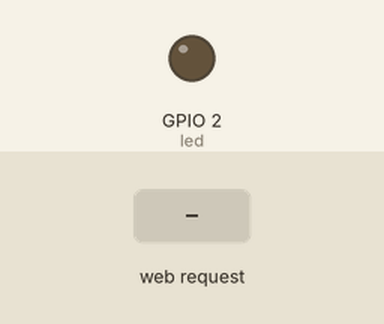
Simulated run of this sketch. Board: ESP8266 (NodeMCU). Parts: output pins drawn as LEDs (lit = HIGH). The inputs (shaded band) are chosen by the test bench. WiFi joins after 1.5 s; servers stay silent unless stated; random numbers use the default seed unless the sketch sets one; what the sketch prints to the serial monitor is not drawn.

Above: at 2.7 s.
2.8 s: HTTP request GET /led_mati received
At 4.5 s:
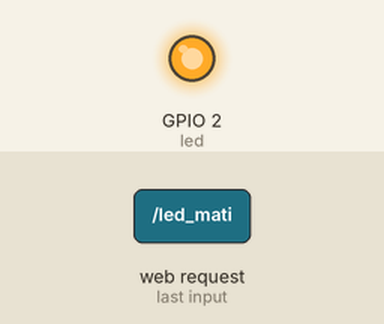
5.0 s: HTTP request GET /led_hidup received
At 6.1 s:
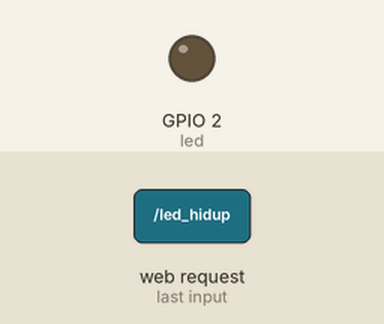
Timing chart, 0 to 8.0 s (numbered marks = the images above; inputs shaded):
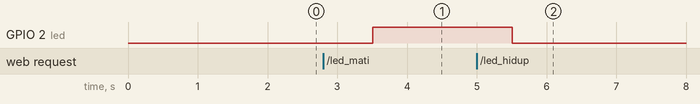

The sketch:

WEB_SERVER.ino
```cpp
#include <ESP8266WiFi.h>
#include <WiFiClient.h>
#include <ESP8266WebServer.h>
#include <ESP8266mDNS.h>
#include <WiFiUdp.h>

#include "web.h"

const char* ssid = "Prastzy.net";
const char* password = "123456781";

ESP8266WebServer server(80);

const int led = 2;

float nilaiKelembaban;
float nilaiSuhu;
String kondisiLED;

void handleRoot() {
  digitalWrite(led, 1);
  server.send(200, "text/html", SendHTML(nilaiSuhu, nilaiKelembaban, kondisiLED));
  digitalWrite(led, 0);
}

void handleNotFound(){
  digitalWrite(led, 1);
  String message = "File Not Found\n\n";
  message += "URI: ";
  message += server.uri();
  message += "\nMethod: ";
  message += (server.method() == HTTP_GET)?"GET":"POST";
  message += "\nArguments: ";
  message += server.args();
  message += "\n";
  for (uint8_t i=0; i<server.args(); i++){
  message += " " + server.argName(i) + ": " + server.arg(i)+ "\n";
  }
  server.send(404, "text/plain", message);
  digitalWrite(led, 0);
}

void handleData() {
  Serial.println("Endpoint /data accessed");
  String json = "{";
  json += "\"nilaiSuhu\":" + String(nilaiSuhu) + ",";
  json += "\"nilaiKelembaban\":" + String(nilaiKelembaban) + ",";
  json += "\"kondisiLED\":\"" + kondisiLED + "\"";
  json += "}";
  server.sendHeader("Cache-Control", "no-cache, no-store, must-revalidate");
  server.sendHeader("Pragma", "no-cache");
  server.sendHeader("Expires", "-1");
  server.send(200, "application/json", json);
}

void setup(void){
  pinMode(led, OUTPUT);
  Serial.begin(115200);

  WiFi.mode(WIFI_STA);
  WiFi.begin(ssid, password);
  Serial.println(" ");
  // Wait for connection
  while (WiFi.status() != WL_CONNECTED) {
    delay(500);
    Serial.print(".");
  }
  Serial.println("");
  Serial.print("Connected to ");
  Serial.println(ssid);
  Serial.print("IP address: ");
  Serial.println(WiFi.localIP());
  if (MDNS.begin("esp8266")) {
  Serial.println("MDNS responder started");
  }
  IPAddress ip = WiFi.localIP();
  String ipStr = String(ip[0]) + '.' + String(ip[1]) + '.' + String(ip[2]) + '.' + String(ip[3]);

//====================================================
  server.on("/", [](){
    server.send(200, "text/html", SendHTML(nilaiSuhu, nilaiKelembaban, kondisiLED));
  });

  server.on("/led_hidup", [](){
    digitalWrite(led, LOW);
    Serial.println("");
    Serial.print("Led Menyala"); //text pada serial monitor
    kondisiLED = "Menyala";
    server.send(200, "text/html", SendHTML(nilaiSuhu, nilaiKelembaban, kondisiLED));
  });

  server.on("/led_mati", [](){
    digitalWrite(led, HIGH);
    Serial.println("");
    Serial.print("Led Mati");
    kondisiLED = "Padam";
    server.send(200, "text/html", SendHTML(nilaiSuhu, nilaiKelembaban, kondisiLED));
  });
//====================================================
  server.on("/data", handleData);
  server.onNotFound(handleNotFound);
  server.begin();
  Serial.println("HTTP server started");

}

void loop(void){
  server.handleClient();
  nilaiSuhu = random (60, 91);
  nilaiKelembaban = random (25, 36);
  delay (1000);
}
```

web.cpp
```cpp
//web.cpp

#include "web.h"

String ptr;

String SendHTML(float nilaiSuhu,float nilaiKelembaban, String kondisiLED){
 String ptr = "<!DOCTYPE html> <html>\n";
 ptr +="<head><meta name=\"viewport\" content=\"width=device-width, initial-scale=1.0, user-scalable=no\">\n";
 ptr +="<title>Proyek dengan ESP8266</title>\n";
 ptr +="<style>html { font-family: Helvetica; display: inline-block; margin: 0px auto; text-align: center; }\n";
 ptr +="body{margin-top: 50px;} h1 {color: #444444;margin: 50px auto 30px;}\n";
 ptr +="p {font-size: 24px;color: #444444;margin-bottom: 10px;}\n";
 ptr +="</style>\n";
 ptr +="</head>\n";
 ptr +="<body>\n";
 ptr +="<div id=\"identitas\">\n";
 ptr +="<h1>Prasetyo Ade Pamungkas</h1>\n";
 ptr +="<p>NIM: H1A021023 </p>";
 ptr +="<p>Jurusan Teknik Elektro FT Unsoed </p>";
 ptr +="</div>\n";

 ptr +="<div id=\"webpage\">\n";
 ptr +="<h1>Pembacaan suhu dan kelembaban</h1>\n";
 ptr +="<p>Suhu: ";
 ptr +=nilaiSuhu;
 ptr +=" <sup>o</sup>C</p>";
 ptr +="<p>Kelembaban: ";
 ptr +=nilaiKelembaban;
 ptr +=" %</p>";
 ptr +="<p>Kondisi LED : " + kondisiLED + "</p>";
 ptr +="</div>\n";
 ptr +="<div id=\"saklar\">\n";
 ptr +="<h1>Kendali LED</h1>\n";
 ptr +="<button onclick=\"controlLED('/led_hidup')\">ON</button>";
 ptr +="<button onclick=\"controlLED('/led_mati')\">OFF</button>";
 ptr +="</div>\n";

 ptr +="<script>\n";
 ptr +="function controlLED(endpoint) {\n";
 ptr +="  fetch(endpoint).then(response => response.text()).then(data => {\n";
 ptr +="    console.log(data);\n";
 ptr +="  });\n";
 ptr +="}\n";
 ptr +="setInterval(() => {\n";
 ptr +="  fetch('/data').then(res => res.json()).then(data => {\n";
 ptr +="    document.getElementById('webpage').innerHTML = `\n";
 ptr +="      <h1>Pembacaan suhu dan kelembaban</h1>\n";
 ptr +="      <p>Suhu: ${data.nilaiSuhu} <sup>o</sup>C</p>\n";
 ptr +="      <p>Kelembaban: ${data.nilaiKelembaban} %</p>\n";
 ptr +="      <p>Kondisi LED : ${data.kondisiLED}</p>`;\n";
 ptr +="  });\n";
 ptr +="}, 1000);\n";
 ptr +="</script>\n";

 ptr +="</body>\n";
 ptr +="</html>\n";
 return ptr;
}
```

web.h
```cpp
//web.h

#ifndef WEB_H
#define WEB_H
#include <Arduino.h>

extern String ptr;

String SendHTML(float nilaiSuhu,float nilaiKelembaban, String kondisiLED);

#endif
```

Measured:
- after the input at 2.8 s, GPIO 2 (led): LOW → HIGH after 0.71 s
- after the input at 5.0 s, GPIO 2 (led): HIGH → LOW after 0.51 s
